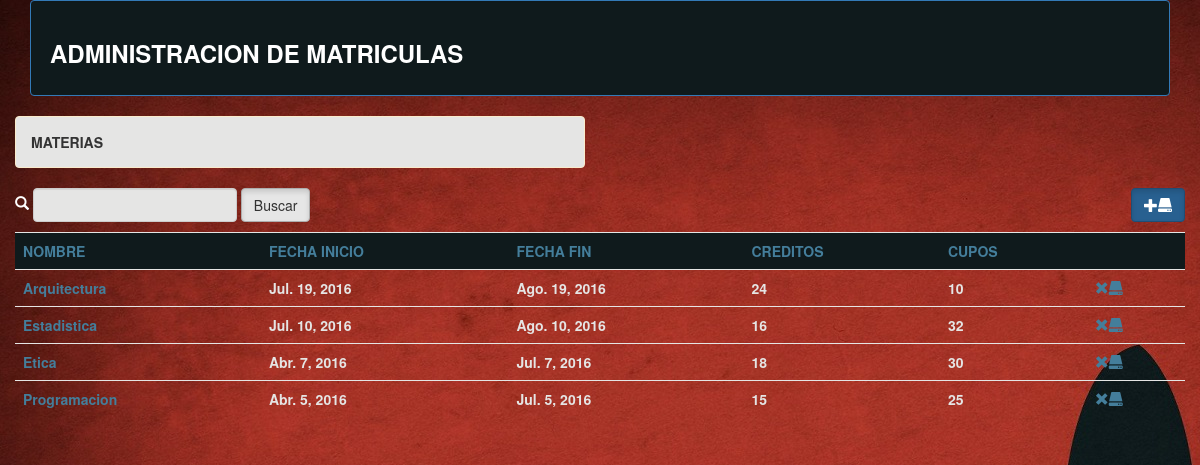
The app's page /administrar/materias?o=nombre with its own data.
### gestion/models.py (models this page shows, shortened)
class Materia(models.Model):
	nombre=models.CharField(max_length=30)
	fechaInicio=models.DateField(blank=True, null=True)
	fechaFin=models.DateField(blank=True, null=True)
	creditos=models.IntegerField()
	cupos=models.IntegerField()

### gestion/views.py (the view)
def materias(request):
	obM=Materia.objects.all()
	if request.GET.get('o'):
		obM=Materia.objects.order_by(request.GET['o'])
	context={
		'materias':obM,
		't':'Materias',
	}
	return render(request,'materias.html',context)

### templates/materias.html
{% extends 'master.html'%}
	{% block contenido%}
	<div class='container-fluid'>
		<div class="row">
			<div class="col-xs-6">
				<div class="alert alert-warning"><strong>{{t | upper}}</strong></div>
			</div>
		</div>
		<div class="row">
			<div class="col-xs-6 col-md-4">
				<form ng-submit="buscar()" class="form-inline">
					<span class="glyphicon glyphicon-search" aria-hidden="true"></span>
		          	<input type="text" name="nombres" ng-model="nombreEntrada" class="form-control">
		          	<input type="submit" value="Buscar" class="btn btn-default active">
		        </form>
			</div>
			<div class="col-xs-6 col-md-4">
			</div>
			<div class="col-xs-6 col-md-4">
				<p class="text-right"><a href="crearMateria" class="btn btn-primary active"><span class="glyphicon glyphicon-plus" aria-hidden="true"></span><span class="glyphicon glyphicon-hdd" aria-hidden="true"></span></a></p>
			</div>
			<div class="col-xs-12">
				<table class="table">
					<tr  class="info">
						<td><a href="materias?o=nombre">NOMBRE</a></td>
						<td><a href="materias?o=fechaInicio">FECHA INICIO</a></td>
						<td><a href="materias?o=fechaFin">FECHA FIN</a></td>
						<td><a href="materias?o=creditos">CREDITOS</a></td>
						<td><a href="materias?o=cupos">CUPOS</a></td>
						<td></td>
					</tr>
				{% for d in materias%}
					<tr>
						<td><a href="modificarMateria?id={{d.nombre}}" >{{d.nombre}}</a></td>
						<td>{{d.fechaInicio}}</td>
						<td>{{d.fechaFin}}</td>
						<td>{{d.creditos}}</td>
						<td>{{d.cupos}}</td>
						<td><a href="eliminarMateria?id={{d.nombre}}" onclick="if(!confirm('¿Esta seguro de eliminar la materia?'))return false"><span class="glyphicon glyphicon-remove" aria-hidden="true"></span><span class="glyphicon glyphicon-hdd" aria-hidden="true"></span></a></td>
					</tr>
				{% endfor%}
				</table>
			</div>
		</div>
	</div>
	{% endblock contenido%}

### static/css/estilos.css (style rules this page uses)
body { color: white; }
.alert-warning { color: #333333; background-color: rgb(229, 229, 228); }
a:link, a:visited { color: #447e9b; text-decoration: none; }
td { color: #e5e5e4; font-weight: 600; }
.form-control { color: #1F618D; background-color: #e5e5e4; font-weight: 600; }
.table>tbody>tr>td, .table>tbody>tr>th, .table>tfoot>tr>td, .table>tfoot>tr>th, .table>thead>tr>td, .table>thead>tr>th { border-top: 1px solid #e5e5e4; }
.table>tbody>tr.info>td, .table>tbody>tr.info>th, .table>tbody>tr>td.info, .table>tbody>tr>th.info, .table>tfoot>tr.info>td, .table>tfoot>tr.info>th, .table>tfoot>tr>td.info, .table>tfoot>tr>th.info, .table>thead>tr.info>td, .table>thead>tr.info>th, .table>thead>tr>td.info, .table>thead>tr>th.info { background-color: #0f1a1c; }

### records on screen
Materia: nombre "Arquitectura", fechaInicio "Jul. 19, 2016", fechaFin "Ago. 19, 2016", creditos "24", cupos "10"
Materia: nombre "Estadistica", fechaInicio "Jul. 10, 2016", fechaFin "Ago. 10, 2016", creditos "16", cupos "32"
Materia: nombre "Etica", fechaInicio "Abr. 7, 2016", fechaFin "Jul. 7, 2016", creditos "18", cupos "30"
Materia: nombre "Programacion", fechaInicio "Abr. 5, 2016", fechaFin "Jul. 5, 2016", creditos "15", cupos "25"

### other values on screen
{{ t | upper }} "MATERIAS"
